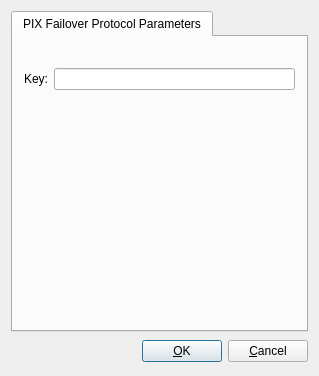
<ui version="4.0" >
 <class>pixFailoverOptionsDialog_q</class>
 <widget class="QDialog" name="pixFailoverOptionsDialog_q" >
  <property name="geometry" >
   <rect>
    <x>0</x>
    <y>0</y>
    <width>319</width>
    <height>376</height>
   </rect>
  </property>
  <property name="windowTitle" >
   <string>PIX failover protocol settings</string>
  </property>
  <layout class="QGridLayout" >
   <item row="1" column="0" >
    <layout class="QHBoxLayout" >
     <item>
      <spacer>
       <property name="orientation" >
        <enum>Qt::Horizontal</enum>
       </property>
       <property name="sizeType" >
        <enum>QSizePolicy::Expanding</enum>
       </property>
       <property name="sizeHint" stdset="0" >
        <size>
         <width>151</width>
         <height>27</height>
        </size>
       </property>
      </spacer>
     </item>
     <item>
      <widget class="QPushButton" name="buttonOk" >
       <property name="text" >
        <string>&amp;OK</string>
       </property>
       <property name="shortcut" >
        <string/>
       </property>
       <property name="autoDefault" >
        <bool>true</bool>
       </property>
       <property name="default" >
        <bool>true</bool>
       </property>
      </widget>
     </item>
     <item>
      <widget class="QPushButton" name="buttonCancel" >
       <property name="text" >
        <string>&amp;Cancel</string>
       </property>
       <property name="shortcut" >
        <string/>
       </property>
       <property name="autoDefault" >
        <bool>true</bool>
       </property>
      </widget>
     </item>
    </layout>
   </item>
   <item row="0" column="0" >
    <widget class="QTabWidget" name="tabWidget" >
     <property name="tabShape" >
      <enum>QTabWidget::Rounded</enum>
     </property>
     <property name="currentIndex" >
      <number>0</number>
     </property>
     <widget class="QWidget" name="tab" >
      <attribute name="title" >
       <string>PIX Failover Protocol Parameters</string>
      </attribute>
      <attribute name="icon" >
       <iconset resource="MainRes.qrc" >
        <normaloff>:/Icons/Options</normaloff>:/Icons/Options</iconset>
      </attribute>
      <layout class="QGridLayout" name="gridLayout" >
       <item row="0" column="1" >
        <spacer>
         <property name="orientation" >
          <enum>Qt::Vertical</enum>
         </property>
         <property name="sizeType" >
          <enum>QSizePolicy::Minimum</enum>
         </property>
         <property name="sizeHint" stdset="0" >
          <size>
           <width>20</width>
           <height>20</height>
          </size>
         </property>
        </spacer>
       </item>
       <item row="1" column="0" >
        <widget class="QLabel" name="pix_failover_key_label" >
         <property name="enabled" >
          <bool>true</bool>
         </property>
         <property name="toolTip" >
          <string>PIX Failover Key</string>
         </property>
         <property name="layoutDirection" >
          <enum>Qt::LeftToRight</enum>
         </property>
         <property name="text" >
          <string>Key:</string>
         </property>
        </widget>
       </item>
       <item row="1" column="1" >
        <widget class="QLineEdit" name="pix_failover_key" >
         <property name="enabled" >
          <bool>true</bool>
         </property>
        </widget>
       </item>
       <item row="2" column="1" >
        <spacer>
         <property name="orientation" >
          <enum>Qt::Vertical</enum>
         </property>
         <property name="sizeHint" stdset="0" >
          <size>
           <width>20</width>
           <height>40</height>
          </size>
         </property>
        </spacer>
       </item>
      </layout>
     </widget>
    </widget>
   </item>
  </layout>
 </widget>
 <layoutdefault spacing="6" margin="11" />
 <tabstops>
  <tabstop>buttonOk</tabstop>
  <tabstop>buttonCancel</tabstop>
  <tabstop>tabWidget</tabstop>
 </tabstops>
 <resources>
  <include location="MainRes.qrc" />
 </resources>
 <connections>
  <connection>
   <sender>buttonOk</sender>
   <signal>clicked()</signal>
   <receiver>pixFailoverOptionsDialog_q</receiver>
   <slot>accept()</slot>
   <hints>
    <hint type="sourcelabel" >
     <x>316</x>
     <y>472</y>
    </hint>
    <hint type="destinationlabel" >
     <x>193</x>
     <y>137</y>
    </hint>
   </hints>
  </connection>
  <connection>
   <sender>buttonCancel</sender>
   <signal>clicked()</signal>
   <receiver>pixFailoverOptionsDialog_q</receiver>
   <slot>reject()</slot>
   <hints>
    <hint type="sourcelabel" >
     <x>397</x>
     <y>472</y>
    </hint>
    <hint type="destinationlabel" >
     <x>20</x>
     <y>20</y>
    </hint>
   </hints>
  </connection>
 </connections>
</ui>
